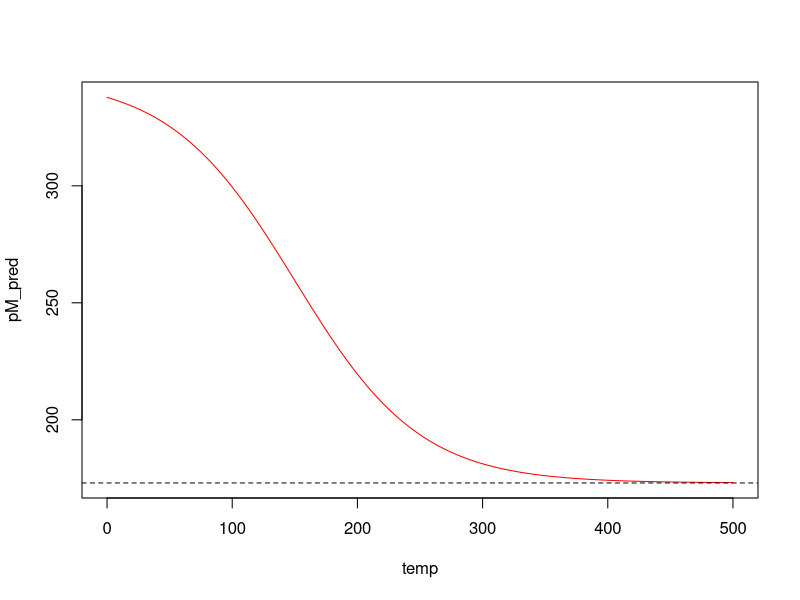

Write R code to recreate this figure.
logistic=function(x, param){
  k=param$k
  xo=param$xo
  hipM=param$hipM                                       # percentage of increase of pM at the first dpf
  pM=param$pM
  return((hipM*pM/100)-pM/(1+exp(-k*(x-xo))))
}

temp=seq(0,500, length.out=500)

param=data.frame(k=0.02
                 ,xo=150
                 ,hipM=200
                 ,pM=173                               # this should be the value of pM in the control
                 )

pM_pred=logistic(temp, param)

plot(pM_pred~temp, type="l", col="red")
abline(h=param$pM, lty=2)
